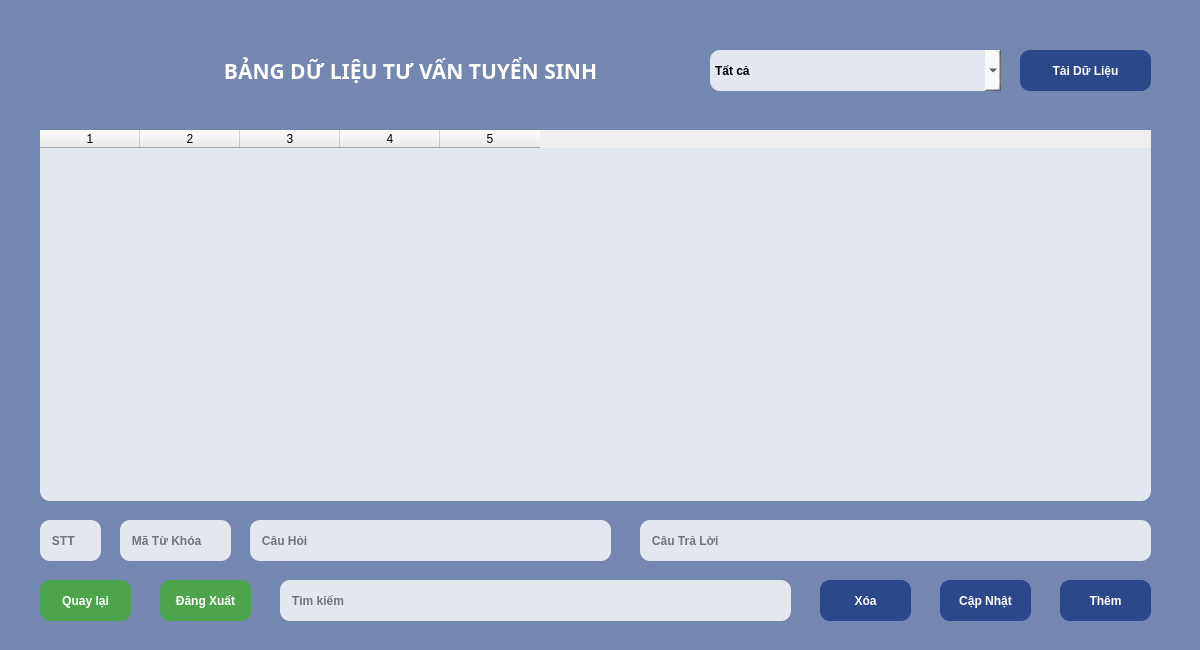
<?xml version="1.0" encoding="UTF-8"?>
<ui version="4.0">
 <class>datatable_window</class>
 <widget class="QMainWindow" name="datatable_window">
  <property name="geometry">
   <rect>
    <x>0</x>
    <y>0</y>
    <width>1200</width>
    <height>650</height>
   </rect>
  </property>
  <property name="minimumSize">
   <size>
    <width>1200</width>
    <height>650</height>
   </size>
  </property>
  <property name="maximumSize">
   <size>
    <width>1200</width>
    <height>650</height>
   </size>
  </property>
  <property name="windowTitle">
   <string>BẢNG DỮ LIỆU TƯ VẤN TUYỂN SINH</string>
  </property>
  <property name="windowIcon">
   <iconset>
    <normaloff>img/logo.png</normaloff>img/logo.png</iconset>
  </property>
  <widget class="QWidget" name="centralwidget">
   <widget class="QLabel" name="logo">
    <property name="geometry">
     <rect>
      <x>40</x>
      <y>20</y>
      <width>100</width>
      <height>100</height>
     </rect>
    </property>
    <property name="minimumSize">
     <size>
      <width>100</width>
      <height>100</height>
     </size>
    </property>
    <property name="maximumSize">
     <size>
      <width>100</width>
      <height>100</height>
     </size>
    </property>
    <property name="styleSheet">
     <string notr="true"/>
    </property>
    <property name="text">
     <string/>
    </property>
    <property name="pixmap">
     <pixmap>img/logo.png</pixmap>
    </property>
    <property name="scaledContents">
     <bool>true</bool>
    </property>
    <property name="wordWrap">
     <bool>false</bool>
    </property>
    <property name="openExternalLinks">
     <bool>false</bool>
    </property>
   </widget>
   <widget class="QPushButton" name="tittle_window">
    <property name="geometry">
     <rect>
      <x>160</x>
      <y>20</y>
      <width>501</width>
      <height>101</height>
     </rect>
    </property>
    <property name="font">
     <font>
      <family>HungHau</family>
      <pointsize>16</pointsize>
      <weight>75</weight>
      <italic>false</italic>
      <bold>true</bold>
     </font>
    </property>
    <property name="tabletTracking">
     <bool>false</bool>
    </property>
    <property name="styleSheet">
     <string notr="true">QPushButton{
	color: rgb(255, 255, 255);
	font: 75 16pt &quot;HungHau&quot;;
	border-radius: 20px;
	font-weight: bold;
}
QPushButton:hover{
	font: 75 20pt &quot;HungHau&quot;;
	border-radius: 20px;
	font-weight: bold;
}</string>
    </property>
    <property name="text">
     <string>BẢNG DỮ LIỆU TƯ VẤN TUYỂN SINH</string>
    </property>
   </widget>
   <widget class="QPushButton" name="back_button">
    <property name="geometry">
     <rect>
      <x>40</x>
      <y>580</y>
      <width>91</width>
      <height>41</height>
     </rect>
    </property>
    <property name="styleSheet">
     <string notr="true">QPushButton{
	color: rgb(255, 255, 255);
	font: 75 12pt &quot;HungHau&quot;;
	border-radius: 10px;
	background-color: rgba(74,167,72,95%);
	font-weight: bold;
}
QPushButton:hover{
	font: 75 14pt &quot;HungHau&quot;;
	border-radius: 10px;
	border: 3px solid #4AA748;
	background-color: rgba(132,193,65,65%);
	font-weight: bold;
}</string>
    </property>
    <property name="text">
     <string>Quay lại</string>
    </property>
    <property name="autoRepeatDelay">
     <number>300</number>
    </property>
   </widget>
   <widget class="QPushButton" name="delete_button">
    <property name="geometry">
     <rect>
      <x>820</x>
      <y>580</y>
      <width>91</width>
      <height>41</height>
     </rect>
    </property>
    <property name="styleSheet">
     <string notr="true">QPushButton{
	font: 75 12pt &quot;HungHau&quot;;
	border-radius: 10px;
	background-color: rgba(34,65,134,90%);
	color: rgb(255, 255, 255);
	font-weight: bold;
}
QPushButton:hover{
	font: 75 14pt &quot;HungHau&quot;;
	border-radius: 10px;
	border: 3px solid rgb(59,108,212);
	background-color: rgba(59,108,212,65%);
	font-weight: bold;
}</string>
    </property>
    <property name="text">
     <string>Xóa</string>
    </property>
    <property name="autoRepeatDelay">
     <number>300</number>
    </property>
   </widget>
   <widget class="QPushButton" name="update_button">
    <property name="geometry">
     <rect>
      <x>940</x>
      <y>580</y>
      <width>91</width>
      <height>41</height>
     </rect>
    </property>
    <property name="styleSheet">
     <string notr="true">QPushButton{
	font: 75 12pt &quot;HungHau&quot;;
	border-radius: 10px;
	background-color: rgba(34,65,134,90%);
	color: rgb(255, 255, 255);
	font-weight: bold;
}
QPushButton:hover{
	font: 75 14pt &quot;HungHau&quot;;
	border-radius: 10px;
	border: 3px solid rgb(59,108,212);
	background-color: rgba(59,108,212,65%);
	font-weight: bold;
}</string>
    </property>
    <property name="text">
     <string>Cập Nhật</string>
    </property>
    <property name="autoRepeatDelay">
     <number>300</number>
    </property>
   </widget>
   <widget class="QPushButton" name="add_button">
    <property name="geometry">
     <rect>
      <x>1060</x>
      <y>580</y>
      <width>91</width>
      <height>41</height>
     </rect>
    </property>
    <property name="styleSheet">
     <string notr="true">QPushButton{
	font: 75 12pt &quot;HungHau&quot;;
	border-radius: 10px;
	background-color: rgba(34,65,134,90%);
	color: rgb(255, 255, 255);
	font-weight: bold;
}
QPushButton:hover{
	font: 75 14pt &quot;HungHau&quot;;
	border-radius: 10px;
	border: 3px solid rgb(59,108,212);
	background-color: rgba(59,108,212,65%);
	font-weight: bold;
}</string>
    </property>
    <property name="text">
     <string>Thêm</string>
    </property>
    <property name="autoRepeatDelay">
     <number>300</number>
    </property>
   </widget>
   <widget class="QTableWidget" name="datatable">
    <property name="geometry">
     <rect>
      <x>40</x>
      <y>130</y>
      <width>1111</width>
      <height>371</height>
     </rect>
    </property>
    <property name="styleSheet">
     <string notr="true">QTableWidget{
	font: 75 10pt &quot;HungHau&quot;;
	border-radius: 10px;
	background-color: rgba(255, 255, 255,80%);
	font-weight: bold;
}

QTableWidget:hover{
	font: 75 12pt &quot;HungHau&quot;;
	border: 2px solid #92D050;
	background-color: rgba(255, 255, 255,90%);
	font-weight: bold;
}</string>
    </property>
    <property name="editTriggers">
     <set>QAbstractItemView::SelectedClicked</set>
    </property>
    <property name="columnCount">
     <number>5</number>
    </property>
    <column/>
    <column/>
    <column/>
    <column/>
    <column/>
   </widget>
   <widget class="QLabel" name="background">
    <property name="geometry">
     <rect>
      <x>0</x>
      <y>0</y>
      <width>1200</width>
      <height>650</height>
     </rect>
    </property>
    <property name="minimumSize">
     <size>
      <width>1200</width>
      <height>650</height>
     </size>
    </property>
    <property name="maximumSize">
     <size>
      <width>1200</width>
      <height>650</height>
     </size>
    </property>
    <property name="mouseTracking">
     <bool>false</bool>
    </property>
    <property name="tabletTracking">
     <bool>false</bool>
    </property>
    <property name="focusPolicy">
     <enum>Qt::NoFocus</enum>
    </property>
    <property name="contextMenuPolicy">
     <enum>Qt::NoContextMenu</enum>
    </property>
    <property name="autoFillBackground">
     <bool>false</bool>
    </property>
    <property name="styleSheet">
     <string notr="true"/>
    </property>
    <property name="text">
     <string/>
    </property>
    <property name="pixmap">
     <pixmap>img/background.jpg</pixmap>
    </property>
    <property name="scaledContents">
     <bool>true</bool>
    </property>
   </widget>
   <widget class="QLabel" name="background_fillter">
    <property name="geometry">
     <rect>
      <x>0</x>
      <y>0</y>
      <width>1200</width>
      <height>650</height>
     </rect>
    </property>
    <property name="minimumSize">
     <size>
      <width>1200</width>
      <height>650</height>
     </size>
    </property>
    <property name="maximumSize">
     <size>
      <width>1200</width>
      <height>650</height>
     </size>
    </property>
    <property name="mouseTracking">
     <bool>false</bool>
    </property>
    <property name="tabletTracking">
     <bool>false</bool>
    </property>
    <property name="focusPolicy">
     <enum>Qt::NoFocus</enum>
    </property>
    <property name="contextMenuPolicy">
     <enum>Qt::NoContextMenu</enum>
    </property>
    <property name="autoFillBackground">
     <bool>false</bool>
    </property>
    <property name="styleSheet">
     <string notr="true">QLabel{
	background: rgba(34,65,134,60%);
}</string>
    </property>
    <property name="text">
     <string/>
    </property>
   </widget>
   <widget class="QPushButton" name="logout_button">
    <property name="geometry">
     <rect>
      <x>160</x>
      <y>580</y>
      <width>91</width>
      <height>41</height>
     </rect>
    </property>
    <property name="styleSheet">
     <string notr="true">QPushButton{
	color: rgb(255, 255, 255);
	font: 75 12pt &quot;HungHau&quot;;
	border-radius: 10px;
	background-color: rgba(74,167,72,95%);
	font-weight: bold;
}
QPushButton:hover{
	font: 75 14pt &quot;HungHau&quot;;
	border-radius: 10px;
	border: 3px solid #4AA748;
	background-color: rgba(132,193,65,65%);
	font-weight: bold;
}</string>
    </property>
    <property name="text">
     <string>Đăng Xuất</string>
    </property>
    <property name="autoRepeatDelay">
     <number>300</number>
    </property>
   </widget>
   <widget class="QLineEdit" name="idkeyword_input">
    <property name="geometry">
     <rect>
      <x>120</x>
      <y>520</y>
      <width>111</width>
      <height>41</height>
     </rect>
    </property>
    <property name="styleSheet">
     <string notr="true">QLineEdit{
	font: 75 10pt &quot;HungHau&quot;;
	border-radius: 10px;
	background-color: rgba(255, 255, 255,80%);
	font-weight: bold;
}

QLineEdit:hover{
	font: 75 12pt &quot;HungHau&quot;;
	border: 2px solid #92D050;
	background-color: rgba(255, 255, 255,90%);
	font-weight: bold;
}</string>
    </property>
    <property name="text">
     <string/>
    </property>
    <property name="echoMode">
     <enum>QLineEdit::Normal</enum>
    </property>
    <property name="cursorPosition">
     <number>0</number>
    </property>
    <property name="alignment">
     <set>Qt::AlignLeading|Qt::AlignLeft|Qt::AlignVCenter</set>
    </property>
    <property name="placeholderText">
     <string>   Mã Từ Khóa </string>
    </property>
   </widget>
   <widget class="QLineEdit" name="question_input">
    <property name="geometry">
     <rect>
      <x>250</x>
      <y>520</y>
      <width>361</width>
      <height>41</height>
     </rect>
    </property>
    <property name="styleSheet">
     <string notr="true">QLineEdit{
	font: 75 10pt &quot;HungHau&quot;;
	border-radius: 10px;
	background-color: rgba(255, 255, 255,80%);
	font-weight: bold;
}

QLineEdit:hover{
	font: 75 12pt &quot;HungHau&quot;;
	border: 2px solid #92D050;
	background-color: rgba(255, 255, 255,90%);
	font-weight: bold;
}</string>
    </property>
    <property name="text">
     <string/>
    </property>
    <property name="echoMode">
     <enum>QLineEdit::Normal</enum>
    </property>
    <property name="cursorPosition">
     <number>0</number>
    </property>
    <property name="alignment">
     <set>Qt::AlignLeading|Qt::AlignLeft|Qt::AlignVCenter</set>
    </property>
    <property name="placeholderText">
     <string>   Câu Hỏi</string>
    </property>
   </widget>
   <widget class="QLineEdit" name="answer_input">
    <property name="geometry">
     <rect>
      <x>640</x>
      <y>520</y>
      <width>511</width>
      <height>41</height>
     </rect>
    </property>
    <property name="styleSheet">
     <string notr="true">QLineEdit{
	font: 75 10pt &quot;HungHau&quot;;
	border-radius: 10px;
	background-color: rgba(255, 255, 255,80%);
	font-weight: bold;
}

QLineEdit:hover{
	font: 75 12pt &quot;HungHau&quot;;
	border: 2px solid #92D050;
	background-color: rgba(255, 255, 255,90%);
	font-weight: bold;
}</string>
    </property>
    <property name="text">
     <string/>
    </property>
    <property name="echoMode">
     <enum>QLineEdit::Normal</enum>
    </property>
    <property name="cursorPosition">
     <number>0</number>
    </property>
    <property name="alignment">
     <set>Qt::AlignLeading|Qt::AlignLeft|Qt::AlignVCenter</set>
    </property>
    <property name="placeholderText">
     <string>   Câu Trả Lời</string>
    </property>
   </widget>
   <widget class="QLineEdit" name="search_input">
    <property name="geometry">
     <rect>
      <x>280</x>
      <y>580</y>
      <width>511</width>
      <height>41</height>
     </rect>
    </property>
    <property name="styleSheet">
     <string notr="true">QLineEdit{
	font: 75 10pt &quot;HungHau&quot;;
	border-radius: 10px;
	background-color: rgba(255, 255, 255,80%);
	font-weight: bold;
}

QLineEdit:hover{
	font: 75 12pt &quot;HungHau&quot;;
	border: 2px solid #92D050;
	background-color: rgba(255, 255, 255,90%);
	font-weight: bold;
}</string>
    </property>
    <property name="text">
     <string/>
    </property>
    <property name="echoMode">
     <enum>QLineEdit::Normal</enum>
    </property>
    <property name="cursorPosition">
     <number>0</number>
    </property>
    <property name="alignment">
     <set>Qt::AlignLeading|Qt::AlignLeft|Qt::AlignVCenter</set>
    </property>
    <property name="placeholderText">
     <string>   Tìm kiếm</string>
    </property>
   </widget>
   <widget class="QComboBox" name="choosetable_box">
    <property name="geometry">
     <rect>
      <x>710</x>
      <y>50</y>
      <width>291</width>
      <height>41</height>
     </rect>
    </property>
    <property name="styleSheet">
     <string notr="true">QComboBox{
	font: 75 10pt &quot;HungHau&quot;;
	border-radius: 10px;
	background-color: rgba(255, 255, 255,80%);
	font-weight: bold;
}

QComboBox:hover{
	font: 75 12pt &quot;HungHau&quot;;
	border: 2px solid #92D050;
	background-color: rgba(255, 255, 255,90%);
	font-weight: bold;
}</string>
    </property>
    <item>
     <property name="text">
      <string>Tất cả</string>
     </property>
    </item>
    <item>
     <property name="text">
      <string>Công nghệ thông tin</string>
     </property>
    </item>
    <item>
     <property name="text">
      <string>Du lịch</string>
     </property>
    </item>
   </widget>
   <widget class="QPushButton" name="loadtable_button">
    <property name="geometry">
     <rect>
      <x>1020</x>
      <y>50</y>
      <width>131</width>
      <height>41</height>
     </rect>
    </property>
    <property name="styleSheet">
     <string notr="true">QPushButton{
	font: 75 12pt &quot;HungHau&quot;;
	border-radius: 10px;
	background-color: rgba(34,65,134,90%);
	color: rgb(255, 255, 255);
	font-weight: bold;
}
QPushButton:hover{
	font: 75 14pt &quot;HungHau&quot;;
	border-radius: 10px;
	border: 3px solid rgb(59,108,212);
	background-color: rgba(59,108,212,65%);
	font-weight: bold;
}</string>
    </property>
    <property name="text">
     <string>Tải Dữ Liệu</string>
    </property>
    <property name="autoRepeatDelay">
     <number>300</number>
    </property>
   </widget>
   <widget class="QLineEdit" name="id_input">
    <property name="enabled">
     <bool>false</bool>
    </property>
    <property name="geometry">
     <rect>
      <x>40</x>
      <y>520</y>
      <width>61</width>
      <height>41</height>
     </rect>
    </property>
    <property name="styleSheet">
     <string notr="true">QLineEdit{
	font: 75 10pt &quot;HungHau&quot;;
	border-radius: 10px;
	background-color: rgba(255, 255, 255,80%);
	font-weight: bold;
}

QLineEdit:hover{
	font: 75 12pt &quot;HungHau&quot;;
	border: 2px solid #92D050;
	background-color: rgba(255, 255, 255,90%);
	font-weight: bold;
}</string>
    </property>
    <property name="text">
     <string/>
    </property>
    <property name="echoMode">
     <enum>QLineEdit::Normal</enum>
    </property>
    <property name="cursorPosition">
     <number>0</number>
    </property>
    <property name="alignment">
     <set>Qt::AlignLeading|Qt::AlignLeft|Qt::AlignVCenter</set>
    </property>
    <property name="placeholderText">
     <string>   STT</string>
    </property>
   </widget>
   <zorder>background</zorder>
   <zorder>background_fillter</zorder>
   <zorder>logo</zorder>
   <zorder>tittle_window</zorder>
   <zorder>back_button</zorder>
   <zorder>delete_button</zorder>
   <zorder>update_button</zorder>
   <zorder>add_button</zorder>
   <zorder>datatable</zorder>
   <zorder>logout_button</zorder>
   <zorder>idkeyword_input</zorder>
   <zorder>question_input</zorder>
   <zorder>answer_input</zorder>
   <zorder>search_input</zorder>
   <zorder>choosetable_box</zorder>
   <zorder>loadtable_button</zorder>
   <zorder>id_input</zorder>
  </widget>
 </widget>
 <resources/>
 <connections/>
</ui>
